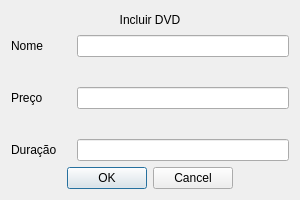
<?xml version="1.0" encoding="UTF-8"?>
<ui version="4.0">
 <class>IncluirDVD</class>
 <widget class="QDialog" name="IncluirDVD">
  <property name="geometry">
   <rect>
    <x>0</x>
    <y>0</y>
    <width>300</width>
    <height>200</height>
   </rect>
  </property>
  <property name="windowTitle">
   <string>Dialog</string>
  </property>
  <layout class="QVBoxLayout" name="verticalLayout">
   <item>
    <widget class="QLabel" name="label_4">
     <property name="text">
      <string>Incluir DVD</string>
     </property>
     <property name="alignment">
      <set>Qt::AlignCenter</set>
     </property>
    </widget>
   </item>
   <item>
    <layout class="QGridLayout" name="gridLayout">
     <property name="horizontalSpacing">
      <number>20</number>
     </property>
     <property name="verticalSpacing">
      <number>30</number>
     </property>
     <item row="1" column="1">
      <widget class="QLineEdit" name="lineEdit_preco"/>
     </item>
     <item row="2" column="1">
      <widget class="QLineEdit" name="lineEdit_duracao"/>
     </item>
     <item row="0" column="0">
      <widget class="QLabel" name="label">
       <property name="text">
        <string>Nome</string>
       </property>
      </widget>
     </item>
     <item row="0" column="1">
      <widget class="QLineEdit" name="lineEdit_nome"/>
     </item>
     <item row="2" column="0">
      <widget class="QLabel" name="label_3">
       <property name="text">
        <string>Duração</string>
       </property>
      </widget>
     </item>
     <item row="1" column="0">
      <widget class="QLabel" name="label_2">
       <property name="text">
        <string>Preço</string>
       </property>
      </widget>
     </item>
    </layout>
   </item>
   <item>
    <widget class="QDialogButtonBox" name="buttonBox">
     <property name="orientation">
      <enum>Qt::Horizontal</enum>
     </property>
     <property name="standardButtons">
      <set>QDialogButtonBox::Cancel|QDialogButtonBox::Ok</set>
     </property>
     <property name="centerButtons">
      <bool>true</bool>
     </property>
    </widget>
   </item>
  </layout>
 </widget>
 <resources/>
 <connections>
  <connection>
   <sender>buttonBox</sender>
   <signal>accepted()</signal>
   <receiver>IncluirDVD</receiver>
   <slot>accept()</slot>
   <hints>
    <hint type="sourcelabel">
     <x>248</x>
     <y>254</y>
    </hint>
    <hint type="destinationlabel">
     <x>157</x>
     <y>274</y>
    </hint>
   </hints>
  </connection>
  <connection>
   <sender>buttonBox</sender>
   <signal>rejected()</signal>
   <receiver>IncluirDVD</receiver>
   <slot>reject()</slot>
   <hints>
    <hint type="sourcelabel">
     <x>316</x>
     <y>260</y>
    </hint>
    <hint type="destinationlabel">
     <x>286</x>
     <y>274</y>
    </hint>
   </hints>
  </connection>
 </connections>
</ui>
